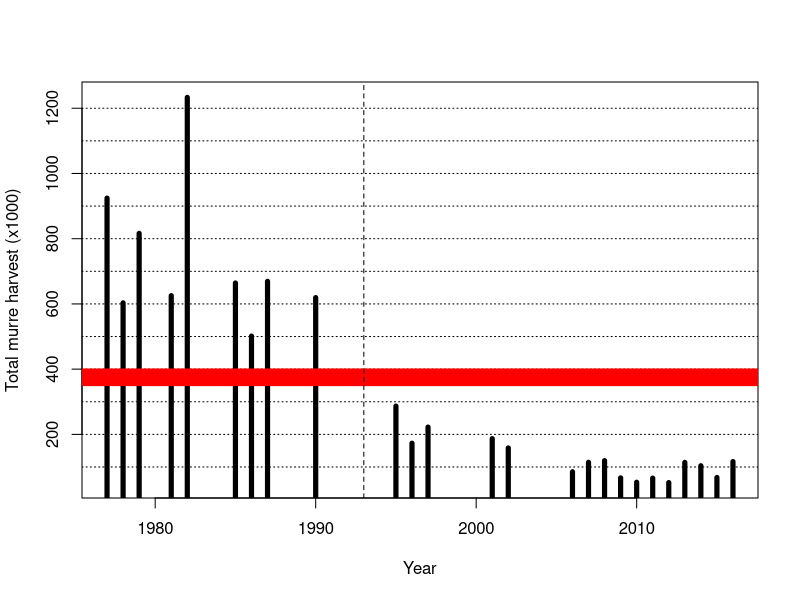
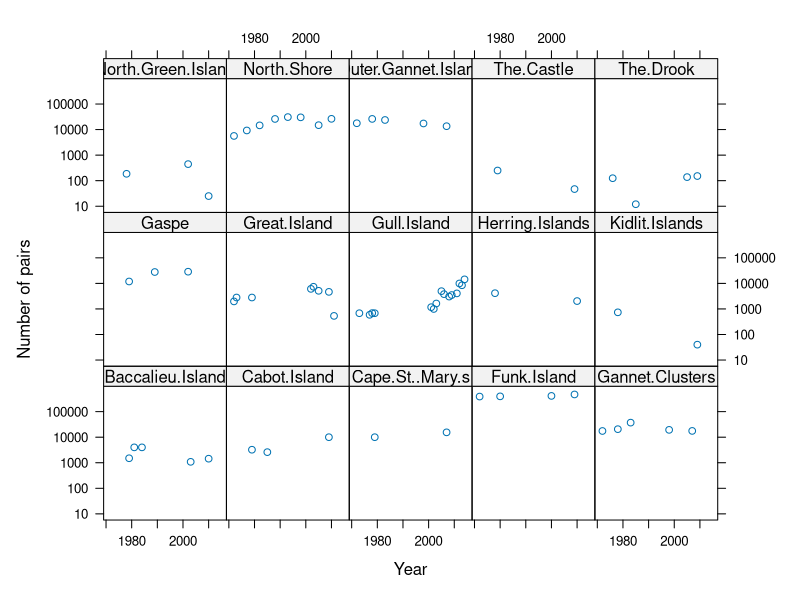

R code for these plots, in order:


total_harvest_t <- c(49467, 44362, 66970, 63430, 50352, 94849)
total_harvest_c <- c(16401, 7829, 47140, 40373, 17515, 21717)


total_harvest <- total_harvest_t + total_harvest_c
total_harvest


th <- c(924392, 603265, 816261, NA, 625274, 1233189, NA, NA, 664101, 501424, 669282, NA, NA, 619356, NA, NA, NA, NA, 286856, 172909, 222383, NA, NA, NA, 186927, 158372, NA, NA, NA, 85420, 114311, 119427, 66585, 53283)

th <- c(th, total_harvest)

length(th) + 1976

year <- 1977:2016

length(th)
length(year)

plot(x = year, y = th/1000, 
     ylab = "Total murre harvest (x1000)", xlab = "Year",
     type = "h", lwd = 5)
abline(h=seq(100, 1200, 100), lty = 3)
abline(h=375, lty = 1, col = "red", lwd = 17)
abline(v=1993, lty =2)


##############################################
#COMU trend figure
###############################################

library(tidyr)
library(dplyr)
library(plyr)

setwd("C:\\Users\\robertsong\\Documents\\seabirds\\murres\\harvest\\2015 assessment")

COMU <- read.csv("COMU trends NL.csv", header = TRUE)

COMU

COMU <- COMU %>% gather(COMU, "Count", -Year)

names(COMU)[2] <- "Colony"

COMU
library(lattice)

xyplot(log10(Count) ~ Year|Colony, data = subset(COMU, Year > 1971 & Colony != "The.Doughboy"), type = c("p"),
       ylab = "Number of pairs",
       scales=list(y=list(labels=c(1, 10, 100, 1000, 10000, "100000"))))

str(COMU)


